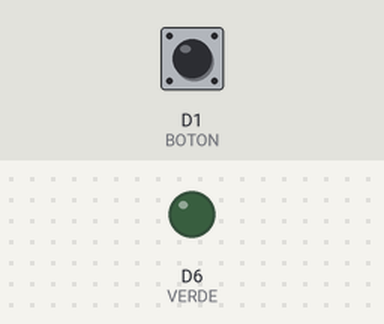
The sketch below on a simulated ESP8266 (NodeMCU). Parts: output pins drawn as LEDs (lit = HIGH). The inputs (shaded band) are chosen by the test bench; at power-on: D1 (BOTON) HIGH. What the sketch prints to the serial monitor is not drawn.

Above: at 1.2 s.
1.3 s: D1 (BOTON) pulled LOW for 0.15 s
At 1.37 s:
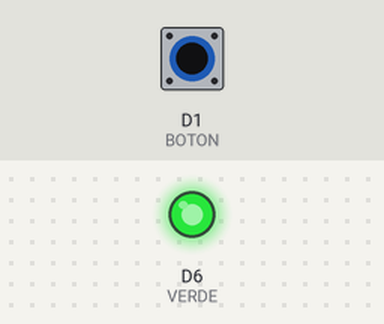
2.9 s: D1 (BOTON) pulled LOW for 3.2 s
At 6.4 s:
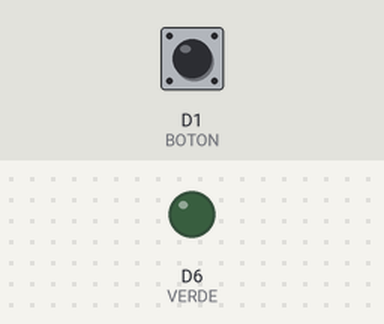
7.6 s: D1 (BOTON) driven LOW
At 8.7 s:
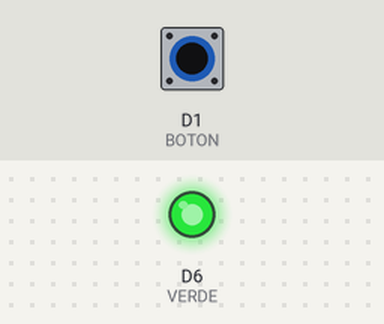
10.6 s: D1 (BOTON) driven HIGH
At 11.1 s:
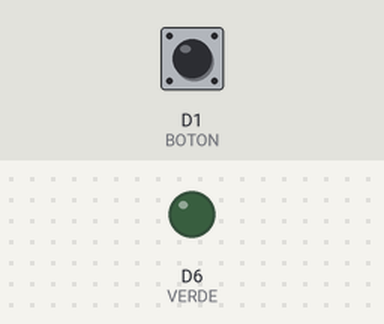
Timing chart, 0 to 13.1 s (numbered marks = the images above; inputs shaded):
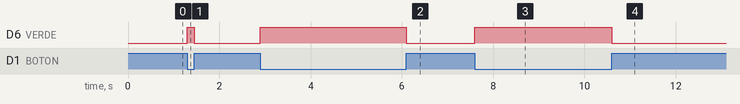

Measured:
- after the input at 1.3 s, D6 (VERDE): LOW → HIGH at once, → LOW 0.15 s later
- after the input at 2.9 s, D6 (VERDE): LOW → HIGH at once, → LOW 3.2 s later
- after the input at 7.6 s, D6 (VERDE): LOW → HIGH at once
- after the input at 10.6 s, D6 (VERDE): HIGH → LOW at once

The sketch:

ardDigIn.ino
```cpp
// Constante del GPIO para el LED VERDE
#define VERDE D6
// Constante para el boton
#define BOTON D1
// Bandera para lectura del boton
bool boton;

// Funcion que solo se ejecuta la primera vez que el microcontrolador se enciende
void setup() {
  // Inicializa monitor serial a 115200 baudios
  Serial.begin(115200);
  //  Establece los modos de operacion de los pines
  pinMode(VERDE, OUTPUT);
  pinMode(BOTON, INPUT);
  // Asegura que el LED comience apagado
  digitalWrite(VERDE, LOW);
}

// Funcion que se ejecuta continuamente mientras el microcontrolador este encendido
void loop() {
  // Lectura del boton es guardada en la bandera
  boton = digitalRead(BOTON);
  // Si el boton esta presionado, (logica inversa)
  if(boton == false) {
    // Enciende el led VERDE
    digitalWrite(VERDE, HIGH);
    // Escribe en el monitor serial el siguiente mensaje
    Serial.println("BOTON PRESIONADO");
  // Si no esta presionado
  }  else {
    // Apaga el LED
    digitalWrite(VERDE, LOW);
  }
  // Fin del loop, se ejecuta todo de nuevo
}
```
